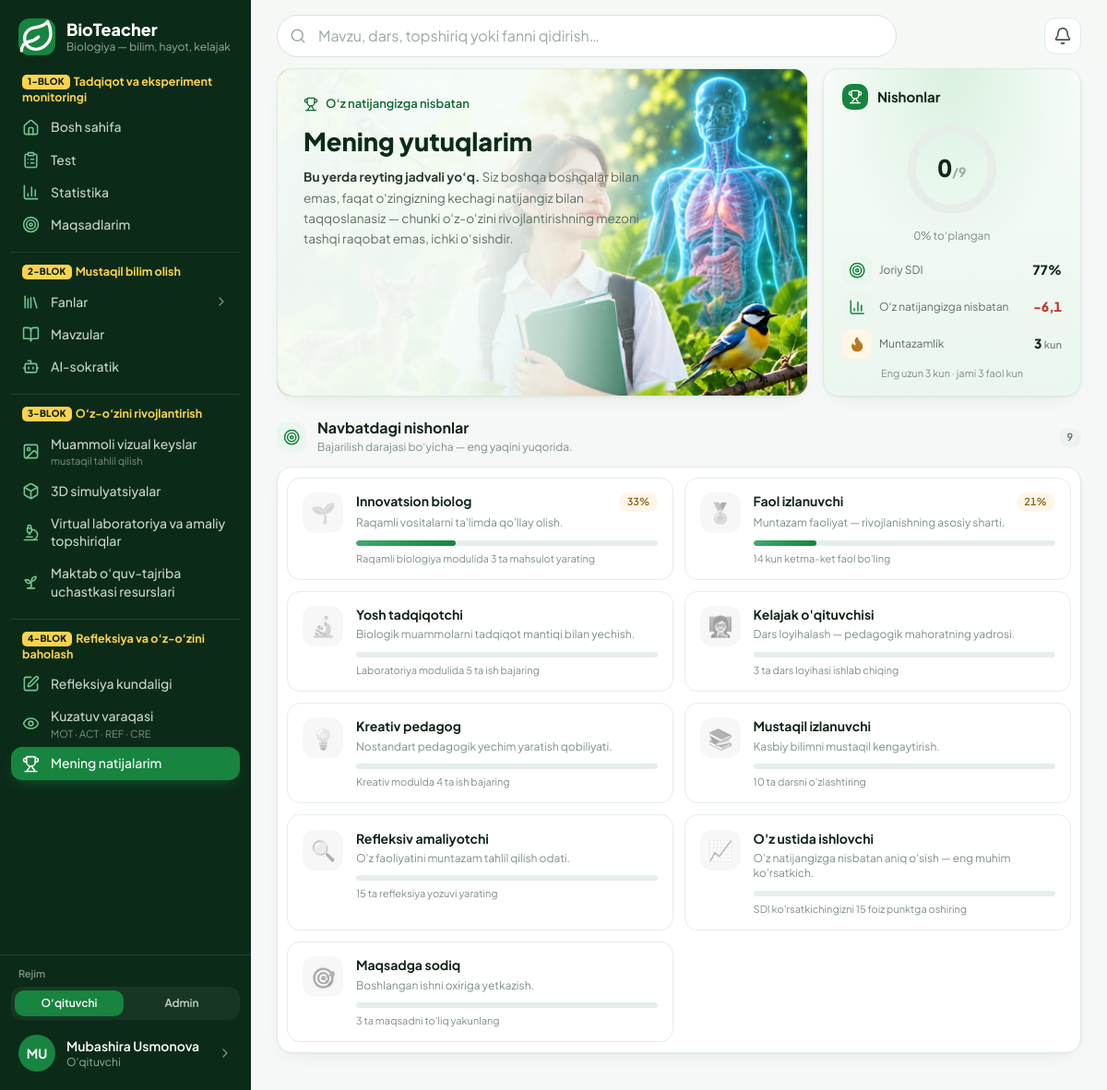
Screenshot of /yutuqlar/ (signed in) with the database file from the repository.
### accounts/models.py (models this page shows, shortened)
class MenuItem(models.Model):
    key = models.CharField("band kaliti", max_length=60, unique=True)
    group = models.ForeignKey(
        "MenuGroup", on_delete=models.CASCADE, null=True, related_name="items", verbose_name="blok",
    )
    parent = models.ForeignKey(
        "self", on_delete=models.CASCADE, null=True, blank=True, related_name="children",
        verbose_name="ota band",
    )
    order = models.PositiveSmallIntegerField("tartib", default=0)
    label = models.CharField("nom", max_length=60, blank=True, help_text="Bo'sh — sahifaning standart nomi.")
    page = models.CharField("sahifa", max_length=60, blank=True)
    url = models.CharField("havola", max_length=300, blank=True)
    icon = models.CharField("ikonka", max_length=20, blank=True, help_text="Bo'sh — sahifa ikonkasi.")
    hint = models.CharField("izoh", max_length=60, blank=True)
    class Meta:
        verbose_name = "menyu bandi"
        verbose_name_plural = "menyu bandlari"
        ordering = ["order", "id"]

class User(AbstractUser):
    email = models.EmailField("email", unique=True)
    email_verified = models.BooleanField("email tasdiqlangan", default=False)
    last_login_ip = models.GenericIPAddressField("oxirgi IP", null=True, blank=True)
    USERNAME_FIELD = "email"
    REQUIRED_FIELDS = []
    objects = UserManager()
    class Meta:
        verbose_name = "foydalanuvchi"
        verbose_name_plural = "foydalanuvchilar"

class Profile(SoftDeleteModel):
    user = models.OneToOneField(User, on_delete=models.CASCADE, related_name="profile")
    role = models.CharField("faol rol", max_length=20, choices=Role.choices, default=Role.TEACHER)
    roles = models.CharField("berilgan rollar", max_length=100, blank=True, default="")
    otm = models.CharField("OTM", max_length=200, blank=True)
    faculty = models.CharField("fakultet", max_length=200, blank=True)
    course = models.PositiveSmallIntegerField("kurs", null=True, blank=True)
    study_arm = models.CharField(
        "tadqiqot bo'linmasi", max_length=1, choices=StudyArm.choices, default=StudyArm.NONE,
    )
    phone = models.CharField("telefon", max_length=32, blank=True)
    avatar = models.ImageField("avatar", upload_to="avatars/%Y/%m/", blank=True)
    bio = models.TextField("qisqacha", blank=True)
    research_consent = models.BooleanField("tadqiqotda ishtirok roziligi", default=False)
    research_consent_at = models.DateTimeField(null=True, blank=True)
    respondent_id = models.UUIDField("respondent ID", default=uuid.uuid4, unique=True, editable=False)
    onboarding_done = models.BooleanField("onboarding tugallangan", default=False)
    class Meta:
        verbose_name = "profil"
        verbose_name_plural = "profillar"
    @property
    def role_list(self):
        granted = {r.strip() for r in self.roles.split(",") if r.strip()}
        granted.add(self.role)
        if self.user.is_superuser:
            granted.add(Role.ADMIN)
        return [r for r in Role.values if r in granted]
    @property
    def role_choices(self):
        return [(r, Role(r).label) for r in self.role_list]
    @property
    def has_multiple_roles(self):
        return len(self.role_list) > 1
    @property
    def is_admin(self):
        return self.role == Role.ADMIN

### progress/models.py (models this page shows, shortened)
class Streak(TimeStampedModel):
    user = models.OneToOneField(
        settings.AUTH_USER_MODEL, on_delete=models.CASCADE, related_name="streak"
    )
    current = models.PositiveIntegerField("joriy", default=0)
    longest = models.PositiveIntegerField("eng uzun", default=0)
    last_active_date = models.DateField("oxirgi faol kun", null=True, blank=True)
    total_active_days = models.PositiveIntegerField("jami faol kunlar", default=0)
    class Meta:
        verbose_name = "muntazamlik"
        verbose_name_plural = "muntazamlik"

### gamification/models.py (models this page shows, shortened)
class Badge(SoftDeleteModel):
    code = models.SlugField("kod", max_length=60, unique=True)
    title = models.CharField("nomi", max_length=120)
    emoji = models.CharField("emoji", max_length=8, default="🏅")
    description = models.TextField("tavsif", blank=True)
    how_to_earn = models.CharField("qanday olinadi", max_length=250, blank=True)
    order = models.PositiveSmallIntegerField(default=0)
    is_active = models.BooleanField(default=True)
    class Meta:
        verbose_name = "nishon"
        verbose_name_plural = "nishonlar"
        ordering = ["order", "id"]

### gamification/views.py (the view)
# urls.py: path("", views.achievements, name="achievements"),
@login_required
def achievements(request):
    from progress.services import current_sdi
    from gamification.services import metric_sdi_growth
    rows = badge_board(request.user)
    earned = [row for row in rows if row["earned"]]
    earned.sort(key=lambda row: row["earned"].created_at, reverse=True)
    pending = sorted(
        (row for row in rows if not row["earned"]),
        key=lambda row: -(row["progress"] or 0),
    )
    total = len(rows)
    return render(
        request,
        "gamification/achievements.html",
        {
            "earned": earned,
            "pending": pending,
            "earned_count": len(earned),
            "total_count": total,
            "percent": round(len(earned) / total * 100) if total else 0,
            "streak": Streak.objects.filter(user=request.user).first(),
            "sdi": current_sdi(request.user),
            "growth": round(metric_sdi_growth(request.user), 1),
        },
    )

### templates/gamification/achievements.html (shortened to what this page needs)
{% extends "base.html" %}
{% load static %}
{% block content_wrap_class %}w-full{% endblock %}
{% block content %}
<div class="space-y-6">
  <div class="grid gap-4 lg:grid-cols-3 items-stretch">
    <section class="pagehero ach-hero lg:col-span-2">
      <span class="pagehero-bg" aria-hidden="true"
            style="background-image:url('{% static "img/hero-banner.jpg" %}')"></span>
      <div class="pagehero-in px-6 py-6 sm:px-7 sm:py-7 max-w-[27rem]">
        <p class="inline-flex items-center gap-2 text-[13px] font-semibold text-brand-700">
          <span class="w-4 h-4">{% include "partials/icon.html" with name="trophy" %}</span>
          O‘z natijangizga nisbatan
        </p>
        <h1 class="mt-2.5 text-[1.45rem] sm:text-[1.7rem] font-extrabold leading-[1.2] text-forest-900">
          Mening yutuqlarim
        </h1>
        <p class="mt-3 text-[0.85rem] leading-relaxed text-slateg-600">
          <strong class="text-slateg-800">Bu yerda reyting jadvali yo‘q.</strong> Siz boshqa
          boshqalar bilan emas, faqat o‘zingizning kechagi natijangiz bilan taqqoslanasiz —
          chunki o‘z-o‘zini rivojlantirishning mezoni tashqi raqobat emas, ichki o‘sishdir.
        </p>
      </div>
    </section>
    <section class="sidecard px-5 py-4 flex flex-col">
      <h2 class="flex items-center gap-2.5 text-[15px] font-bold text-slateg-900">
        <span class="grid place-items-center w-7 h-7 rounded-lg bg-brand-600 text-white shrink-0">
          <span class="w-4 h-4">{% include "partials/icon.html" with name="trophy" %}</span>
        </span>
        Nishonlar
      </h2>
      <div class="relative w-[104px] h-[104px] mx-auto mt-3">
        <svg viewBox="0 0 100 100" class="w-full h-full -rotate-90" aria-hidden="true">
          <circle cx="50" cy="50" r="42" fill="none" stroke="#E7EEE9" stroke-width="9"/>
          {% if percent %}
            <circle cx="50" cy="50" r="42" fill="none" stroke="url(#badgeGrad)" stroke-width="9"
                    stroke-linecap="round" stroke-dasharray="{% widthratio percent 100 264 %} 264"/>
          {% endif %}
          <defs>
            <linearGradient id="badgeGrad" x1="0" y1="0" x2="1" y2="1">
              <stop offset="0%" stop-color="#3FAA6C"/>
              <stop offset="100%" stop-color="#116A33"/>
            </linearGradient>
          </defs>
        </svg>
        <span class="absolute inset-0 grid place-items-center">
          <span class="text-[1.6rem] font-extrabold text-slateg-900 metric leading-none">
            {{ earned_count }}<span class="text-sm text-slateg-400 font-bold">/{{ total_count }}</span>
          </span>
        </span>
      </div>
      <p class="mt-3 text-center text-[12px] text-slateg-500 metric">{{ percent }}% to‘plangan</p>
      <dl class="mt-3 space-y-2">
        <div class="flex items-center gap-3">
          <dt class="flex items-center gap-2 flex-1 min-w-0 text-[12px] text-slateg-600">
            <span class="chip chip-sm shrink-0">{% include "partials/icon.html" with name="target" %}</span>
            Joriy SDI
          </dt>
          <dd class="text-[14px] font-extrabold text-slateg-900 metric shrink-0">
            {% if sdi is not None %}{{ sdi|floatformat:0 }}%{% else %}—{% endif %}
          </dd>
        </div>
        <div class="flex items-center gap-3">
          <dt class="flex items-center gap-2 flex-1 min-w-0 text-[12px] text-slateg-600">
            <span class="chip chip-sm shrink-0">{% include "partials/icon.html" with name="chart" %}</span>
            O‘z natijangizga nisbatan
          </dt>
          <dd class="text-[14px] font-extrabold metric shrink-0
                     {% if growth > 0 %}text-brand-700{% elif growth < 0 %}text-rosex-600{% else %}text-slateg-900{% endif %}">
            {% if growth > 0 %}+{% endif %}{{ growth }}
          </dd>
        </div>
        <div class="flex items-center gap-3">
          <dt class="flex items-center gap-2 flex-1 min-w-0 text-[12px] text-slateg-600">
            <span class="chip chip-sm chip-amber shrink-0">{% include "partials/icon.html" with name="flame" %}</span>
            Muntazamlik
          </dt>
          <dd class="text-[14px] font-extrabold text-slateg-900 metric shrink-0">
            {% if streak %}{{ streak.current }}{% else %}0{% endif %}
            <span class="text-[11px] font-semibold text-slateg-500">kun</span>
          </dd>
        </div>
      </dl>
      {% if streak %}
        <p class="mt-2 text-center text-[11px] text-slateg-500 metric">
          Eng uzun {{ streak.longest }} kun · jami {{ streak.total_active_days }} faol kun
        </p>
      {% endif %}
    </section>
  </div>
  {% if pending %}
    <section>
      <div class="flex items-center justify-between gap-4 mb-3">
        <div class="flex items-center gap-3 min-w-0">
          <span class="chip chip-sm shrink-0">{% include "partials/icon.html" with name="target" %}</span>
          <div class="min-w-0">
            <h2 class="text-[16px] font-bold text-slateg-900 leading-tight">Navbatdagi nishonlar</h2>
            <p class="mt-0.5 text-[12px] text-slateg-500">Bajarilish darajasi bo‘yicha — eng yaqini yuqorida.</p>
          </div>
        </div>
        <span class="shrink-0 pill pill-xs pill-mute metric">{{ pending|length }}</span>
      </div>
      <div class="panel">
        <div class="grid sm:grid-cols-2 xl:grid-cols-3 gap-3">
          {% for row in pending %}{% include "gamification/_badge.html" with row=row %}{% endfor %}
        </div>
      </div>
    </section>
  {% endif %}
</div>
{% endblock %}

### templates/partials/rail.html (shortened to what this page needs)
{% load static %}
<div class="flex flex-col h-full w-full">
  <a href="{% url 'home:dashboard' %}" class="flex items-center gap-3 px-5 pt-5 pb-5">
    <span class="grid place-items-center w-10 h-10 rounded-xl bg-brand-600 text-white shrink-0">
    </span>
    <span class="min-w-0">
      <span class="block text-white text-lg font-extrabold leading-tight">BioTeacher</span>
      <span class="block text-xs text-slateg-400 truncate">Biologiya — bilim, hayot, kelajak</span>
    </span>
  </a>
  <nav class="flex-1 overflow-y-auto px-3 pb-3" aria-label="Asosiy menyu">
    {% if profile.is_admin %}{% with groups=rail_menu.admin %}{% include "partials/rail_groups.html" %}{% endwith %}
    {% else %}{% with groups=rail_menu.teacher %}{% include "partials/rail_groups.html" %}{% endwith %}
    {% endif %}
  </nav>
  <div class="border-t border-white/10 p-3">
    {% if profile.has_multiple_roles %}
      <form method="post" action="{% url 'accounts:switch_role' %}" class="mb-2">{% csrf_token %}
        <p class="px-2 mb-1.5 text-[11px] font-semibold text-slateg-500">Rejim</p>
        <div class="grid grid-cols-{{ profile.role_choices|length }} gap-1 rounded-xl bg-white/5 p-1" role="group" aria-label="Rolni almashtirish">
          {% for code, label in profile.role_choices %}
            <button name="role" value="{{ code }}"
                    {% if code == profile.role %}aria-pressed="true" disabled{% endif %}
                    class="rounded-lg px-2 py-1.5 text-xs font-semibold truncate
                      {% if code == profile.role %}bg-brand-600 text-white{% else %}text-slateg-300 hover:bg-white/10 hover:text-white{% endif %}">
              {% if code == 'ADMIN' %}Admin{% else %}O‘qituvchi{% endif %}
            </button>
          {% endfor %}
        </div>
      </form>
    {% endif %}
    <a href="{% url 'home:cabinet' %}"
       class="flex items-center gap-3 rounded-xl px-2 py-2 hover:bg-white/5 group">
      {% if profile.avatar %}
        <img src="{{ profile.avatar.url }}" alt="" class="w-10 h-10 rounded-full object-cover shrink-0">
      {% else %}
        <span aria-hidden="true" class="grid place-items-center w-10 h-10 rounded-full bg-brand-600 text-white text-sm font-bold shrink-0">
          {{ user.first_name|slice:":1"|upper|default:"B" }}{{ user.last_name|slice:":1"|upper }}
        </span>
      {% endif %}
      <span class="min-w-0 flex-1">
        <span class="block text-sm font-semibold text-white truncate">{{ user.get_full_name|default:user.email }}</span>
        <span class="block text-xs text-slateg-400">{{ profile.get_role_display }}</span>
      </span>
      <span class="text-slateg-500 group-hover:text-white shrink-0 w-4 h-4">
      </span>
    </a>
  </div>
</div>

### templates/partials/rail_item.html (shortened to what this page needs)
<a href="{{ href }}"
   {% if active %}aria-current="page"{% endif %}{% if external %} target="_blank" rel="noopener"{% endif %}
   class="flex items-center gap-3 rounded-xl px-3 py-2 text-sm font-medium
     {% if active %}bg-brand-600 text-white shadow-[0_6px_16px_-8px_rgba(23,132,63,.9)]{% else %}text-slateg-300 hover:bg-white/5 hover:text-white{% endif %}">
  <span class="shrink-0 w-[19px] h-[19px] grid place-items-center {% if not active %}text-brand-300{% endif %}">
  </span>
  <span class="flex-1 min-w-0">
    <span class="rail-label block leading-snug">{{ label }}</span>
    {% if hint %}
      <span class="block mt-0.5 text-[11px] font-normal leading-tight {% if active %}text-white/75{% else %}text-slateg-500{% endif %}">{{ hint }}</span>
    {% endif %}
  </span>
</a>

### templates/gamification/_badge.html (shortened to what this page needs)
<article class="badge-card{% if row.earned %} is-earned{% endif %}">
  <span class="badge-emoji" aria-hidden="true">{{ row.badge.emoji }}</span>
  <div class="min-w-0 flex-1">
    <div class="flex items-start gap-2">
      <h3 class="text-[14px] font-bold leading-snug min-w-0 flex-1
                 {% if row.earned %}text-brand-900{% else %}text-slateg-900{% endif %}">
        {{ row.badge.title }}
      </h3>
      {% if row.earned %}
        <span class="pill pill-xs pill-ok shrink-0">Olingan</span>
      {% elif row.progress %}
        <span class="pill pill-xs pill-go metric shrink-0">{{ row.progress }}%</span>
      {% endif %}
    </div>
    <p class="mt-1 text-[12px] leading-snug
              {% if row.earned %}text-brand-700{% else %}text-slateg-500{% endif %}">
      {{ row.badge.description|default:row.badge.how_to_earn }}
    </p>
    {% if row.earned %}
      <p class="mt-2 text-[11px] text-brand-700 metric">
        {{ row.earned.created_at|date:"d.m.Y" }} da olingan
      </p>
    {% elif row.progress is not None %}
      <div class="mt-2.5 bar bar-thin"><span style="width: {{ row.progress }}%"></span></div>
      <p class="mt-1.5 text-[11px] leading-snug text-slateg-500">{{ row.badge.how_to_earn }}</p>
    {% else %}
      <p class="mt-2 text-[11px] leading-snug text-slateg-500">{{ row.badge.how_to_earn }}</p>
    {% endif %}
  </div>
</article>

### rows the page displays
MenuItem: group "mustaqil tahlil qilish"
MenuItem: group "MOT · ACT · REF · CRE"
User: first_name "M", last_name "U", get_full_name "Mubashira Usmonova"
Profile: role "O'qituvchi"
Streak: current "3", longest "3", total_active_days "3"
Badge: badge.emoji "🌱", badge "Innovatsion biolog", progress "33", badge.description "Raqamli vositalarni ta'limda qo'llay olish.", badge.how_to_earn "Raqamli biologiya modulida 3 ta mahsulot yarating"
Badge: badge.emoji "🏅", badge "Faol izlanuvchi", progress "21", badge.description "Muntazam faoliyat — rivojlanishning asosiy sharti.", badge.how_to_earn "14 kun ketma-ket faol bo'ling"
Badge: badge.emoji "🔬", badge "Yosh tadqiqotchi", badge.description "Biologik muammolarni tadqiqot mantiqi bilan yechish.", badge.how_to_earn "Laboratoriya modulida 5 ta ish bajaring"
Badge: badge.emoji "👩‍🏫", badge "Kelajak o'qituvchisi", badge.description "Dars loyihalash — pedagogik mahoratning yadrosi.", badge.how_to_earn "3 ta dars loyihasi ishlab chiqing"
Badge: badge.emoji "💡", badge "Kreativ pedagog", badge.description "Nostandart pedagogik yechim yaratish qobiliyati.", badge.how_to_earn "Kreativ modulda 4 ta ish bajaring"
Badge: badge.emoji "📚", badge "Mustaqil izlanuvchi", badge.description "Kasbiy bilimni mustaqil kengaytirish.", badge.how_to_earn "10 ta darsni o'zlashtiring"
Badge: badge.emoji "🔍", badge "Refleksiv amaliyotchi", badge.description "O'z faoliyatini muntazam tahlil qilish odati.", badge.how_to_earn "15 ta refleksiya yozuvi yarating"
Badge: badge.emoji "📈", badge "O'z ustida ishlovchi", badge.description "O'z natijangizga nisbatan aniq o'sish — eng muhim ko'rsatkich.", badge.how_to_earn "SDI ko'rsatkichingizni 15 foiz punktga oshiring"
Badge: badge.emoji "🎯", badge "Maqsadga sodiq", badge.description "Boshlangan ishni oxiriga yetkazish.", badge.how_to_earn "3 ta maqsadni to'liq yakunlang"

### other values shown
{{ group.badge }} "1-BLOK" "2-BLOK" "3-BLOK" "4-BLOK"
{{ group.text }} "Tadqiqot va eksperiment monitoringi" "Mustaqil bilim olish" "O‘z-o‘zini rivojlantirish" "Refleksiya va o‘z-o‘zini baholash"
{{ label }} "Bosh sahifa" "Test" "Statistika" "Maqsadlarim" "Mavzular" "AI-sokratik" "Muammoli vizual keyslar" "3D simulyatsiyalar" "Virtual laboratoriya va amaliy topshiriqlar" "Maktab o‘quv-tajriba uchastkasi resurslari" "Refleksiya kundaligi" "Kuzatuv varaqasi" "Mening natijalarim"
{{ item.label }} "Fanlar"
{{ earned_count }} "0"
{{ total_count }} "9"
{{ percent }} "0"
{{ sdi|floatformat:0 }} "77"
{{ growth }} "-6,1"
{{ pending|length }} "9"
